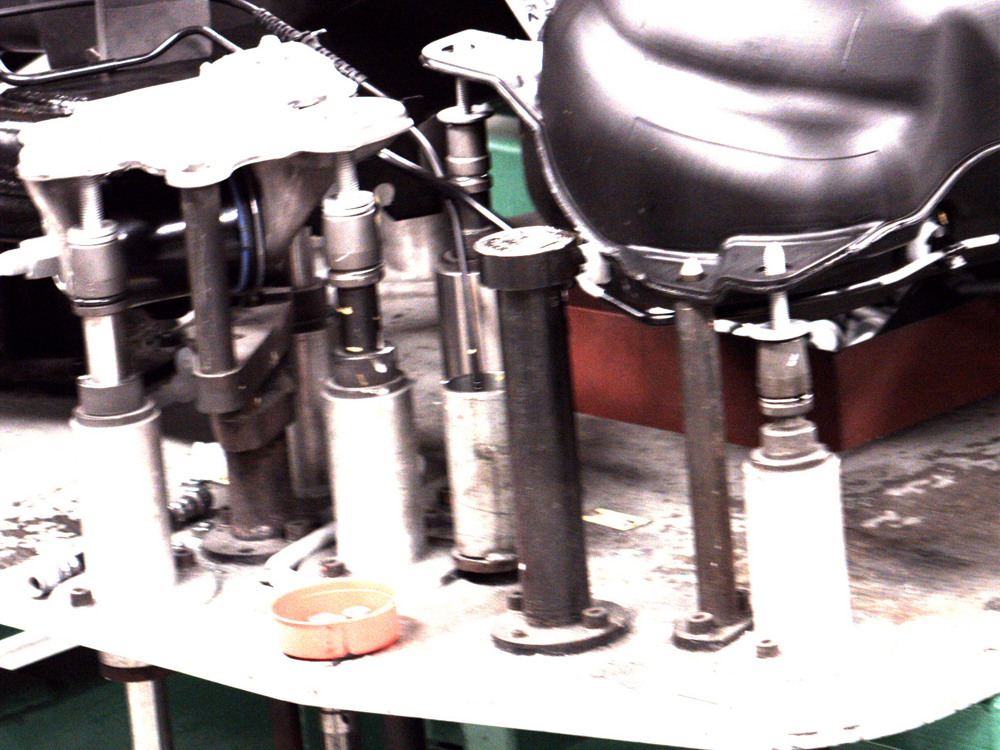
#> input picture autovi-edge/sample_images/good/0000.png, 1000 x 750 px; its folder holds 3 pictures in this run
$ python prepare_hailo_calibration_dataset.py
#> lines starting #> are read from the running program, lines starting #| are printed output that depends on the picture
"""AutoVI Edge Deployment: Stage 6 Prepare Hailo-8 Quantization Calibration Dataset.

Extracts representative normal (nominal) training images across all 6 AutoVI categories
and saves them as an uncompressed .npy file for Hailo Dataflow Compiler (DFC) post-training
quantization (PTQ).

Calibration Dataset:
- Format: numpy array uint8 [0, 255]
- Dimensions: (N, 256, 256, 3) (RGB)
- Source: Canonical AutoVI train/good normal samples only (zero test or defect data)
"""

from pathlib import Path
import json
import numpy as np
from PIL import Image

PROJECT_ROOT = Path(__file__).resolve().parent.parent
WORKSPACE_ROOT = PROJECT_ROOT.parent

CATEGORIES = [
    "tank_screw",
    "pipe_clip",
    "engine_wiring",
    "pipe_staple",
    "underbody_pipes",
    "underbody_screw",
]

SAMPLES_PER_CATEGORY = 25  # Total = 150 calibration images (recommended Hailo PTQ range: 100-300)


def prepare_calibration_dataset():
    print("=" * 80)
    print("STAGE 6: PREPARING HAILO-8 CALIBRATION DATASET (PTQ)")
    print("=" * 80)

    calib_images = []
    manifest = []

    for cat in CATEGORIES:
        good_dir = WORKSPACE_ROOT / cat / cat / "train" / "good"
        if not good_dir.exists():
            print(f"[WARNING] Directory not found: {good_dir}")
            continue

        good_files = sorted(list(good_dir.glob("*.png")) + list(good_dir.glob("*.jpg")))
        selected = good_files[:SAMPLES_PER_CATEGORY]
        print(f"  - {cat:16s}: {len(selected)} / {len(good_files)} normal training samples selected")

        for img_path in selected:
            img = Image.open(img_path).convert("RGB")
#> img is the input picture: PIL image 1000x750 RGB; mean R, G, B 147.2, 137.4, 138.2
            img_res = img.resize((256, 256), Image.BILINEAR)
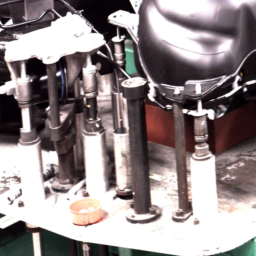
#> img_res: PIL image 256x256 RGB; mean R, G, B 147.2, 137.5, 138.2
            arr = np.array(img_res, dtype=np.uint8)  # (256, 256, 3) uint8
            calib_images.append(arr)
            manifest.append({
                "category": cat,
                "image_name": img_path.name,
                "path": str(img_path.resolve()),
                "shape": list(arr.shape),
                "dtype": "uint8",
            })

    calib_array = np.stack(calib_images, axis=0)  # (150, 256, 256, 3)
    out_dir = PROJECT_ROOT / "models" / "hailo"
    out_dir.mkdir(parents=True, exist_ok=True)

    out_npy = out_dir / "calibration_dataset.npy"
    np.save(str(out_npy), calib_array)

    manifest_json = out_dir / "calibration_manifest.json"
    with open(manifest_json, "w", encoding="utf-8") as f:
        json.dump({
            "total_images": len(manifest),
            "array_shape": list(calib_array.shape),
            "dtype": str(calib_array.dtype),
            "source_provenance": "100% normal train/good training sets; zero test or defect exposure",
            "samples": manifest,
        }, f, indent=2)

    print(f"\n[SAVED] Calibration Dataset: {out_npy} ({calib_array.nbytes / (1024*1024):.2f} MB)")
    print(f"[SAVED] Calibration Manifest: {manifest_json}")
    print(f"Shape: {calib_array.shape}, Range: [{calib_array.min()}, {calib_array.max()}]")


if __name__ == "__main__":
    prepare_calibration_dataset()
